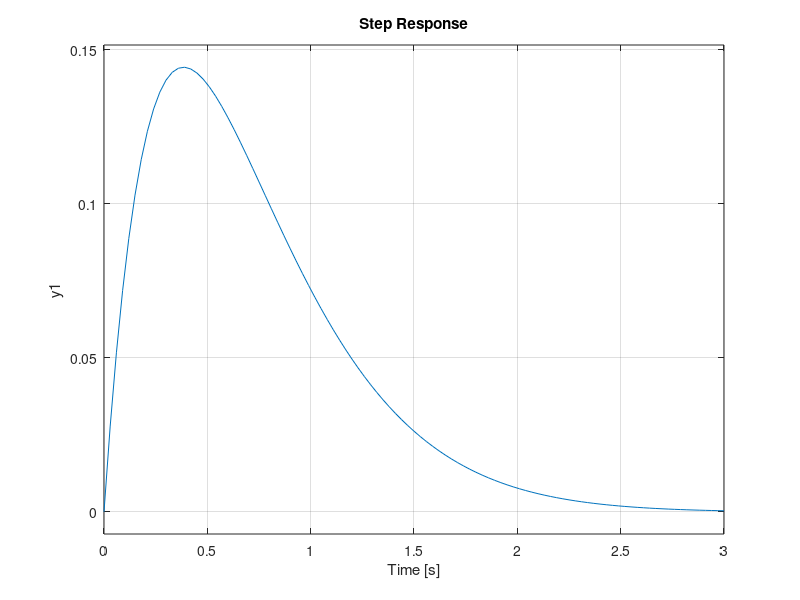

MATLAB code for this plot:
clc, clear all

%% Representacion de estado

% Ejercicio

% ẋ = [-4 -1]x + [1]u
%     [ 3 -1]    [1]

% y = [1 0]x

%% Desarrollo

% De acuerdo al ejercicio dado se identifican las matrices A,B,C,D 
A = [-4 -1;3 -1];
B = [1; 1];
C = [1 0];
D = 0;

% Se obtienen los espacios de estado y su funcion de transferencia
sys = ss(A,B,C,D);

[num,den] = ss2tf(A,B,C,D);
G = tf(num,den)

step(G)
